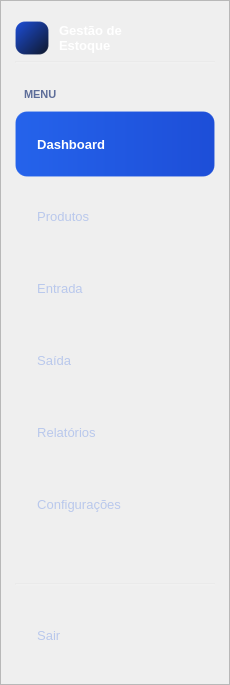
     <widget class="QFrame" name="sidebarFrame">
      <property name="minimumSize">
       <size>
        <width>230</width>
        <height>0</height>
       </size>
      </property>
      <property name="maximumSize">
       <size>
        <width>230</width>
        <height>16777215</height>
       </size>
      </property>
      <property name="styleSheet">
       <string notr="true">QFrame#sidebarFrame {
  background: qlineargradient(x1:0, y1:0, x2:0, y2:1, stop:0 #0b1732, stop:0.55 #0f2347, stop:1 #101e3d);
  border: 1px solid rgba(148, 163, 184, 0.18);
}
QLabel { color: #cdd6ee; }
QPushButton {
  text-align: left;
  color: #b9c8ec;
  background-color: transparent;
  border: 1px solid transparent;
  border-radius: 12px;
  padding: 12px 14px;
  font-size: 10pt;
  min-height: 40px;
}
QPushButton:hover {
  background-color: rgba(255,255,255,0.06);
  color: #ffffff;
  border-color: rgba(255,255,255,0.08);
}
QPushButton:checked {
  background: qlineargradient(x1:0, y1:0, x2:1, y2:0, stop:0 #2563eb, stop:1 #1d4ed8);
  color: #ffffff;
  font-weight: bold;
  border-color: rgba(255,255,255,0.08);
}
QPushButton:pressed {
  background-color: #1f4bb3;
  color: #ffffff;
}</string>
      </property>
      <property name="frameShape">
       <enum>QFrame::StyledPanel</enum>
      </property>
      <layout class="QVBoxLayout" name="sidebarLayout">
       <property name="spacing">
        <number>6</number>
       </property>
       <property name="leftMargin">
        <number>14</number>
       </property>
       <property name="topMargin">
        <number>20</number>
       </property>
       <property name="rightMargin">
        <number>14</number>
       </property>
       <property name="bottomMargin">
        <number>16</number>
       </property>

       <!-- Brand -->
       <item>
        <layout class="QHBoxLayout" name="brandLayout">
         <property name="spacing">
          <number>10</number>
         </property>
         <item>
          <widget class="QLabel" name="brandIcon">
           <property name="minimumSize">
            <size>
             <width>34</width>
             <height>34</height>
            </size>
           </property>
           <property name="maximumSize">
            <size>
             <width>34</width>
             <height>34</height>
            </size>
           </property>
           <property name="styleSheet">
            <string notr="true">QLabel#brandIcon {
  background: qlineargradient(x1:0, y1:0, x2:1, y2:1, stop:0 #1d4ed8, stop:1 #0f172a);
  border-radius: 10px;
  border: 1px solid rgba(255,255,255,0.12);
}</string>
           </property>
           <property name="text">
            <string/>
           </property>
          </widget>
         </item>
         <item>
          <widget class="QLabel" name="brandName">
           <property name="font">
            <font>
             <family>Segoe UI</family>
             <pointsize>10</pointsize>
             <weight>75</weight>
             <bold>true</bold>
            </font>
           </property>
           <property name="styleSheet">
            <string notr="true">color: #ffffff;</string>
           </property>
           <property name="text">
            <string>Gestão de
Estoque</string>
           </property>
          </widget>
         </item>
        </layout>
       </item>

       <item>
        <widget class="Line" name="sidebarLine1">
         <property name="styleSheet">
          <string notr="true">background-color: rgba(255,255,255,0.08); max-height:1px;</string>
         </property>
         <property name="orientation">
          <enum>Qt::Horizontal</enum>
         </property>
        </widget>
       </item>
       <item>
        <spacer name="brandSpacerBottom">
         <property name="orientation">
          <enum>Qt::Vertical</enum>
         </property>
         <property name="sizeHint" stdset="0">
          <size>
           <width>20</width>
           <height>18</height>
          </size>
         </property>
        </spacer>
       </item>
       <item>
        <widget class="QLabel" name="sidebarSectionMenu">
         <property name="styleSheet">
          <string notr="true">color: #5d6d99; font-size: 8pt; font-weight: bold; padding: 0 6px 4px 6px;</string>
         </property>
         <property name="text">
          <string>MENU</string>
         </property>
        </widget>
       </item>

       <!-- Nav buttons (checkable, exclusive group set in code via QButtonGroup) -->
       <item>
        <widget class="QPushButton" name="btnDashboard">
         <property name="minimumSize">
          <size>
           <width>0</width>
           <height>40</height>
          </size>
         </property>
         <property name="cursor">
          <cursorShape>PointingHandCursor</cursorShape>
         </property>
         <property name="text">
          <string>  Dashboard</string>
         </property>
         <property name="checkable">
          <bool>true</bool>
         </property>
         <property name="checked">
          <bool>true</bool>
         </property>
        </widget>
       </item>
       <item>
        <widget class="QPushButton" name="btnProdutos">
         <property name="minimumSize">
          <size>
           <width>0</width>
           <height>40</height>
          </size>
         </property>
         <property name="cursor">
          <cursorShape>PointingHandCursor</cursorShape>
         </property>
         <property name="text">
          <string>  Produtos</string>
         </property>
         <property name="checkable">
          <bool>true</bool>
         </property>
        </widget>
       </item>
       <item>
        <widget class="QPushButton" name="btnEntrada">
         <property name="minimumSize">
          <size>
           <width>0</width>
           <height>40</height>
          </size>
         </property>
         <property name="cursor">
          <cursorShape>PointingHandCursor</cursorShape>
         </property>
         <property name="text">
          <string>  Entrada</string>
         </property>
         <property name="checkable">
          <bool>true</bool>
         </property>
        </widget>
       </item>
       <item>
        <widget class="QPushButton" name="btnSaida">
         <property name="minimumSize">
          <size>
           <width>0</width>
           <height>40</height>
          </size>
         </property>
         <property name="cursor">
          <cursorShape>PointingHandCursor</cursorShape>
         </property>
         <property name="text">
          <string>  Saída</string>
         </property>
         <property name="checkable">
          <bool>true</bool>
         </property>
        </widget>
       </item>
       <item>
        <widget class="QPushButton" name="btnRelatorios">
         <property name="minimumSize">
          <size>
           <width>0</width>
           <height>40</height>
          </size>
         </property>
         <property name="cursor">
          <cursorShape>PointingHandCursor</cursorShape>
         </property>
         <property name="text">
          <string>  Relatórios</string>
         </property>
         <property name="checkable">
          <bool>true</bool>
         </property>
        </widget>
       </item>
       <item>
        <widget class="QPushButton" name="btnConfig">
         <property name="minimumSize">
          <size>
           <width>0</width>
           <height>40</height>
          </size>
         </property>
         <property name="cursor">
          <cursorShape>PointingHandCursor</cursorShape>
         </property>
         <property name="text">
          <string>  Configurações</string>
         </property>
         <property name="checkable">
          <bool>true</bool>
         </property>
        </widget>
       </item>

       <item>
        <spacer name="sidebarSpacer">
         <property name="orientation">
          <enum>Qt::Vertical</enum>
         </property>
         <property name="sizeHint" stdset="0">
          <size>
           <width>20</width>
           <height>40</height>
          </size>
         </property>
        </spacer>
       </item>

       <item>
        <widget class="Line" name="sidebarLine2">
         <property name="styleSheet">
          <string notr="true">background-color: rgba(255,255,255,0.08); max-height:1px;</string>
         </property>
         <property name="orientation">
          <enum>Qt::Horizontal</enum>
         </property>
        </widget>
       </item>
       <item>
        <spacer name="sidebarLine2Spacer">
         <property name="orientation">
          <enum>Qt::Vertical</enum>
         </property>
         <property name="sizeHint" stdset="0">
          <size>
           <width>20</width>
           <height>10</height>
          </size>
         </property>
        </spacer>
       </item>
       <item>
        <widget class="QPushButton" name="btnSair">
         <property name="minimumSize">
          <size>
           <width>0</width>
           <height>40</height>
          </size>
         </property>
         <property name="cursor">
          <cursorShape>PointingHandCursor</cursorShape>
         </property>
         <property name="text">
          <string>  Sair</string>
         </property>
        </widget>
       </item>
      </layout>
     </widget>
